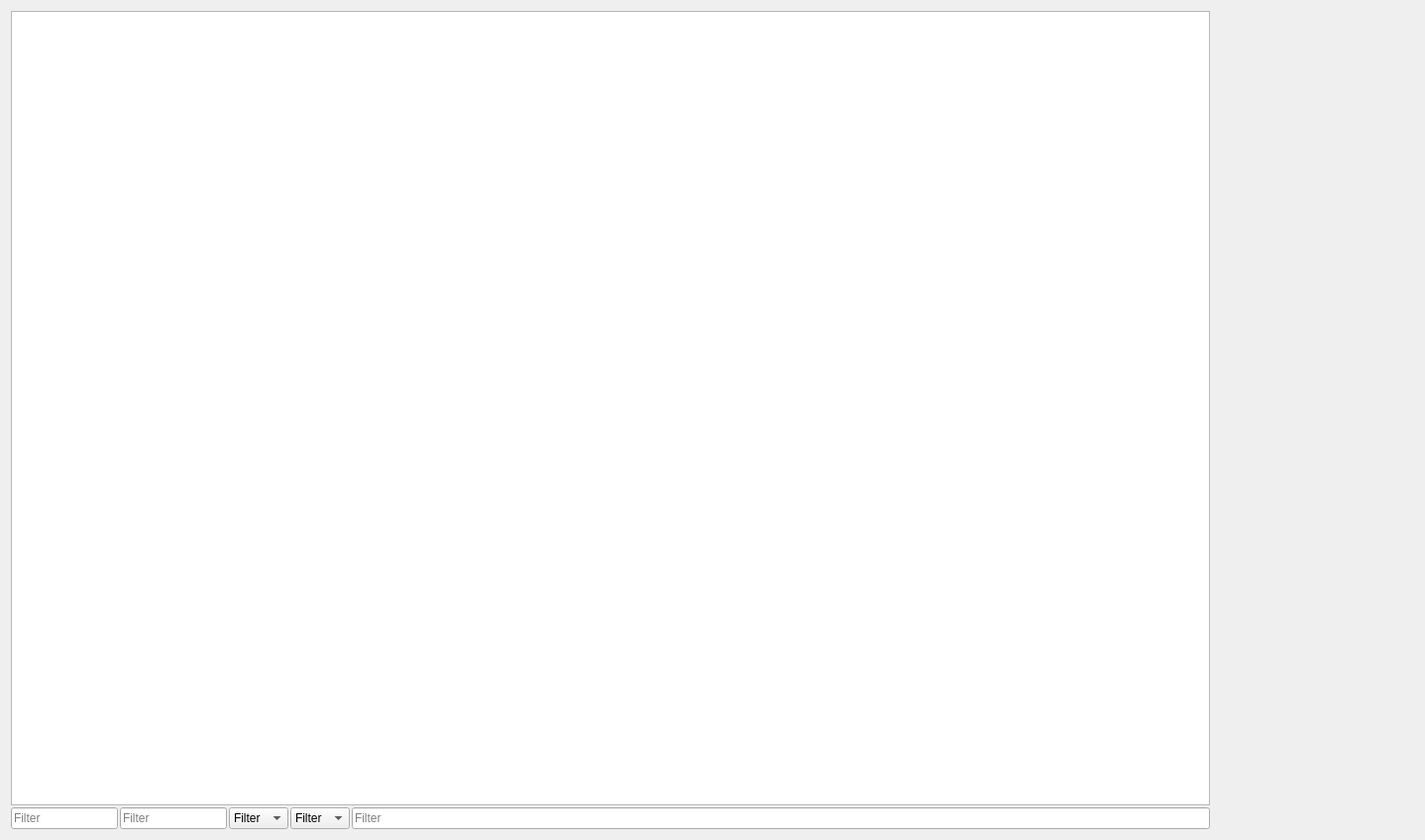
<?xml version="1.0" encoding="UTF-8"?>
<ui version="4.0">
 <class>DobObjectEditWidget</class>
 <widget class="QWidget" name="DobObjectEditWidget">
  <property name="geometry">
   <rect>
    <x>0</x>
    <y>0</y>
    <width>1438</width>
    <height>848</height>
   </rect>
  </property>
  <property name="windowTitle">
   <string>Form</string>
  </property>
  <layout class="QHBoxLayout" name="horizontalLayout">
   <item>
    <layout class="QVBoxLayout" name="verticalLayout">
     <property name="spacing">
      <number>2</number>
     </property>
     <item>
      <widget class="QTreeView" name="objectEditTreeView"/>
     </item>
     <item>
      <layout class="QHBoxLayout" name="filterLayout" stretch="0,0,0,0,1">
       <property name="spacing">
        <number>2</number>
       </property>
       <item>
        <widget class="QLineEdit" name="nameFilterEdit">
         <property name="toolTip">
          <string>Accepts regular expression.</string>
         </property>
         <property name="styleSheet">
          <string notr="true"/>
         </property>
         <property name="placeholderText">
          <string>Filter</string>
         </property>
         <property name="clearButtonEnabled">
          <bool>true</bool>
         </property>
        </widget>
       </item>
       <item>
        <widget class="QLineEdit" name="valueFilterEdit">
         <property name="toolTip">
          <string>Accepts regular expression.</string>
         </property>
         <property name="styleSheet">
          <string notr="true"/>
         </property>
         <property name="placeholderText">
          <string>Filter</string>
         </property>
         <property name="clearButtonEnabled">
          <bool>true</bool>
         </property>
        </widget>
       </item>
       <item>
        <widget class="QComboBox" name="nullFilterCombo">
         <property name="styleSheet">
          <string notr="true">text-align: left;</string>
         </property>
         <property name="sizeAdjustPolicy">
          <enum>QComboBox::AdjustToContents</enum>
         </property>
         <property name="iconSize">
          <size>
           <width>0</width>
           <height>0</height>
          </size>
         </property>
         <property name="frame">
          <bool>true</bool>
         </property>
         <item>
          <property name="text">
           <string>Filter</string>
          </property>
         </item>
         <item>
          <property name="text">
           <string>True</string>
          </property>
         </item>
         <item>
          <property name="text">
           <string>False</string>
          </property>
         </item>
        </widget>
       </item>
       <item>
        <widget class="QComboBox" name="changedFilterCombo">
         <property name="styleSheet">
          <string notr="true">text-align: left;</string>
         </property>
         <property name="iconSize">
          <size>
           <width>0</width>
           <height>0</height>
          </size>
         </property>
         <item>
          <property name="text">
           <string>Filter</string>
          </property>
         </item>
         <item>
          <property name="text">
           <string>True</string>
          </property>
         </item>
         <item>
          <property name="text">
           <string>False</string>
          </property>
         </item>
        </widget>
       </item>
       <item>
        <widget class="QLineEdit" name="typeFilterEdit">
         <property name="toolTip">
          <string>Accepts regular expression.</string>
         </property>
         <property name="placeholderText">
          <string>Filter</string>
         </property>
         <property name="clearButtonEnabled">
          <bool>true</bool>
         </property>
        </widget>
       </item>
      </layout>
     </item>
    </layout>
   </item>
   <item>
    <widget class="OperationsWidget" name="operationsWidget" native="true">
     <property name="minimumSize">
      <size>
       <width>200</width>
       <height>0</height>
      </size>
     </property>
     <property name="maximumSize">
      <size>
       <width>200</width>
       <height>16777215</height>
      </size>
     </property>
    </widget>
   </item>
  </layout>
 </widget>
 <customwidgets>
  <customwidget>
   <class>OperationsWidget</class>
   <extends>QWidget</extends>
   <header>operationswidget.h</header>
   <container>1</container>
  </customwidget>
 </customwidgets>
 <resources/>
 <connections/>
</ui>
